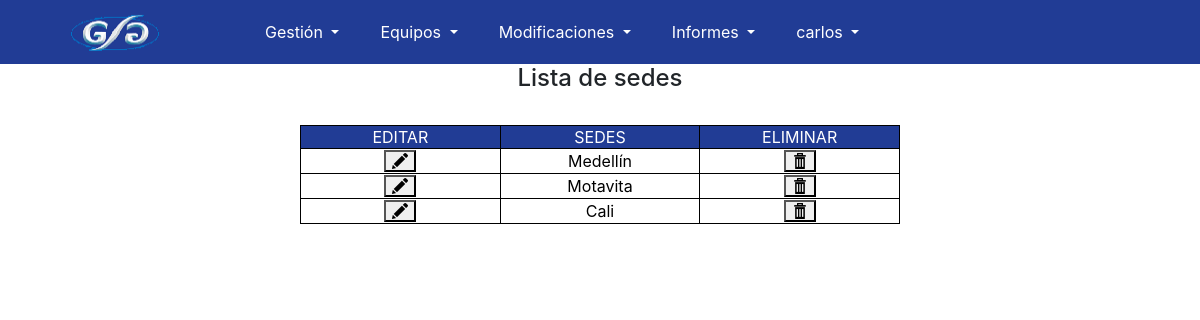
Screenshot of /listaSedes.php (signed in) with the database file from the repository.
### tables this page shows
CREATE TABLE `sede` (
  `id` int(11) NOT NULL,
  `sede` varchar(30) NOT NULL
);

### Libs/consultas.php (called while the page is built, shortened)
<?php
function listaSedes(){
	$listaSedes = "SELECT * FROM sede";
	return $listaSedes;
}
?>

### listaSedes.php (the view, shortened to what this page needs)
<?php
include 'header.php';
include 'Libs/consultas.php';
?>
<html>
<head>
</head>
<body>
<div align="center">
<h1>Lista de sedes</h1><br>
<form action="editSedes.php" method="post">
<table class="tablaDatos">
	<tr align="center" class="titulo">
		<td>EDITAR</td>
		<td>SEDES</td>
		<td>ELIMINAR</td>
	</tr>
	<?php
	$sedes = listaSedes();
	$result=mysqli_query($conn, $sedes);
	while ($row=mysqli_fetch_array($result)) {
		echo "<tr align='center' class='contenido'>";
			echo "<td> <button type='submit' name='id' id='id' value='".$row['id']."'><img src='img/edit.png'/></button></td>";
			echo "<td>".$row['sede']."</td>";
			echo "<td> <button type='submit' name='eliminar' id='eliminar' value='".$row['id']."'><img src='img/delete.png'/></button></td>";
		echo "</tr>";
	}
	?>
</table>
</form>
</body>
</html>

### Estilos/estilosApp.css (style rules this page uses)
h1 { font-size: 2vw; }
h1, h2 { text-align: center; }
table.tablaDatos { border: 1px solid #000; border-collapse: collapse; width: 600px; }
table.tablaDatos td { border: 1px solid #000; min-width: 150px; max-width: auto; }
table.tablaDatos tr.contenido { color: #000; background: white; }
table .titulo { background-color: #213C95; color: white; }

### Estilos/estilosMenu.css (style rules this page uses)
h1 { text-align: center; }

### rows the page displays
sede: $row['id'] 1 (drawn), sede "Medellín"
sede: $row['id'] 2 (drawn), sede "Motavita"
sede: $row['id'] 3 (drawn), sede "Cali"

### other values shown
$nombre "carlos"
